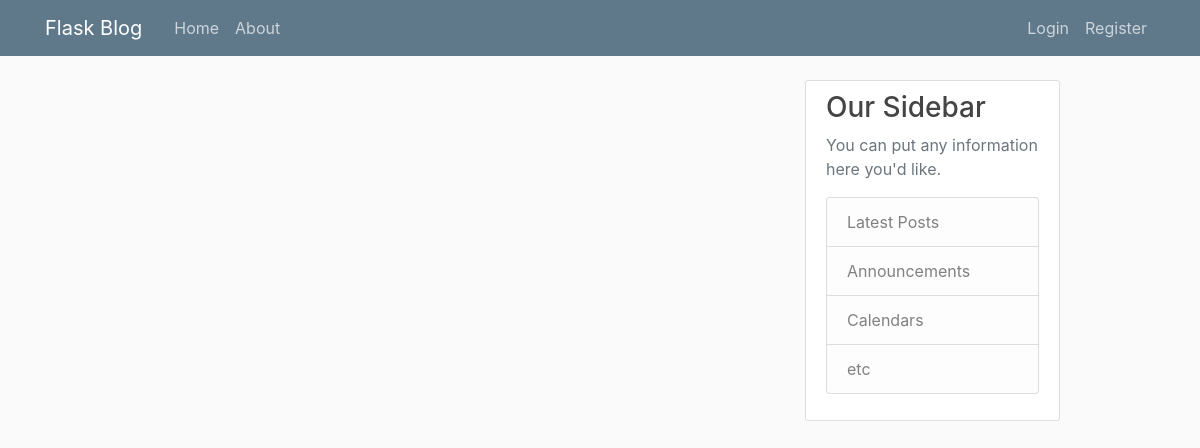
Page /home on the earlier database version.
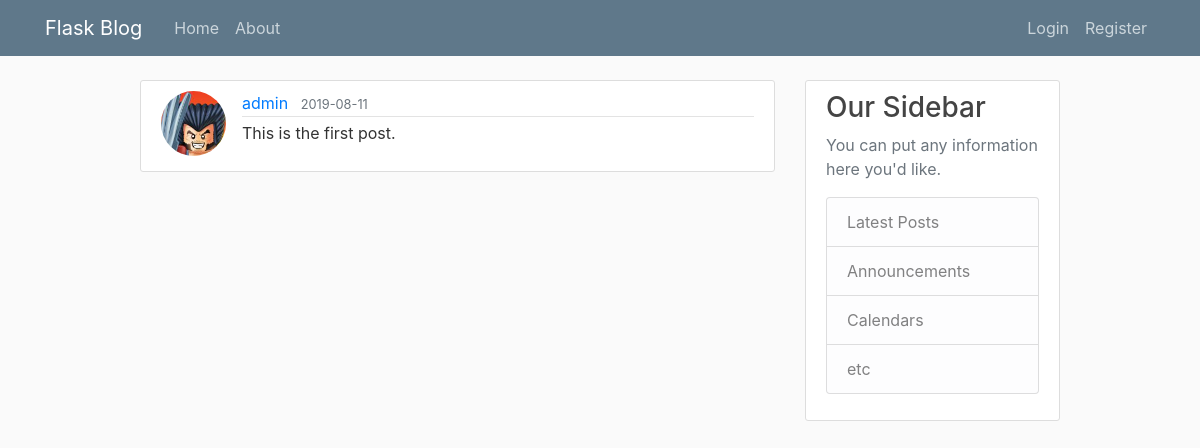
Same page on the later database version.
### flaskblog/models.py (models this page shows, shortened)
class Post(db.Model):
  id = db.Column(db.Integer, primary_key=True)
  title = db.Column(db.String(100), nullable=False)
  date_posted = db.Column(db.DateTime, nullable=False, default=datetime.utcnow)
  content = db.Column(db.Text, nullable=False)
  user_id = db.Column(db.Integer, db.ForeignKey('user.id'), nullable=False)
  def __repr__(self):
    return f"Post('{self.title}', '{self.date_posted}')"

class User(db.Model, UserMixin):
  id = db.Column(db.Integer, primary_key=True)
  username = db.Column(db.String(20), unique=True, nullable=False)
  email = db.Column(db.String(120), unique=True, nullable=False)
  file_image = db.Column(db.String(20), nullable=False, default='default.jpg')
  password = db.Column(db.String(60), nullable=False)
  posts = db.relationship('Post', backref='author', lazy=True)

### flaskblog/routes.py (the view)
@app.route('/')
@app.route('/home')
def home():
  posts = Post.query.all()
  print('sss', posts)
  return render_template('home.html', posts=posts)

### flaskblog/templates/home.html
{% extends "layout.html" %}
{% block content %}
  {% for post in posts %}
    <article class="media content-section">
      <img class="rounded-circle article-img" src="{{ url_for('static', filename='profile_pics/' + post.author.file_image) }}">
      <div class="media-body">
        <div class="article-metadata">
          <a class="mr-2" href="#">{{ post.author.username }}</a>
          <small class="text-muted">{{ post.date_posted.strftime('%Y-%m-%d') }}</small>
        </div>
        <p class="article-content">{{ post.content }}</p>
      </div>
    </article>
  {% endfor %}
{% endblock content %}

### flaskblog/templates/layout.html (shortened to what this page needs)
<!DOCTYPE html>
<html lang="en">
<head>
  <link rel="stylesheet" href="https://stackpath.bootstrapcdn.com/bootstrap/4.3.1/css/bootstrap.min.css">
  <link rel="stylesheet" type="text/css" href="{{ url_for('static', filename='main.css') }}">
</head>
<body>
  <header class="site-header">
    <nav class="navbar navbar-expand-md navbar-dark bg-steel fixed-top">
      <div class="container">
        <a class="navbar-brand mr-4" href="/">Flask Blog</a>
        <div class="collapse navbar-collapse" id="navbarToggle">
          <div class="navbar-nav mr-auto">
            <a class="nav-item nav-link" href="{{ url_for('home') }}">Home</a>
            <a class="nav-item nav-link" href="{{ url_for('about') }}">About</a>
          </div>
          <div class="navbar-nav">
            {% if current_user.is_authenticated %}
            <a class="nav-item nav-link" href="{{ url_for('new_post') }}">New Post</a>
            <a class="nav-item nav-link" href="{{ url_for('account') }}">Account</a>
            <a class="nav-item nav-link" href="{{ url_for('logout') }}">Logout</a>
            {% else %}
            <a class="nav-item nav-link" href="{{ url_for('login') }}">Login</a>
            <a class="nav-item nav-link" href="{{ url_for('register') }}">Register</a>
            {% endif %}
          </div>
        </div>
      </div>
    </nav>
  </header>
  <main role="main" class="container">
    <div class="row justify-content-center">
      <div class="col-md-7">
        {% block content %}{% endblock %}
      </div>
      <div class="col-md-3">
        <div class="content-section">
          <h3>Our Sidebar</h3>
          <p class="text-muted">You can put any information here you'd like.
            <ul class="list-group">
              <li class="list-group-item list-group-item-light">Latest Posts</li>
              <li class="list-group-item list-group-item-light">Announcements</li>
              <li class="list-group-item list-group-item-light">Calendars</li>
              <li class="list-group-item list-group-item-light">etc</li>
            </ul>
          </p>
        </div>
      </div>
    </div>
  </main>
</body>
</html>

### flaskblog/static/main.css (style rules this page uses)
body { background: #fafafa; color: #333333; margin-top: 5rem; }
h1, h2, h3, h4, h5, h6 { color: #444444; }
.bg-steel { background-color: #5f788a; }
.site-header .navbar-nav .nav-link { color: #cbd5db; }
.content-section { background: #ffffff; padding: 10px 20px; border: 1px solid #dddddd; border-radius: 3px; margin-bottom: 20px; }
.article-content { white-space: pre-line; }
.article-img { height: 65px; width: 65px; margin-right: 16px; }
.article-metadata { padding-bottom: 1px; margin-bottom: 4px; border-bottom: 1px solid #e3e3e3 }

Differences in the rows shown:
added Post: file_image (picture), author.username "admin", date_posted "2019-08-11", content "This is the first post."
